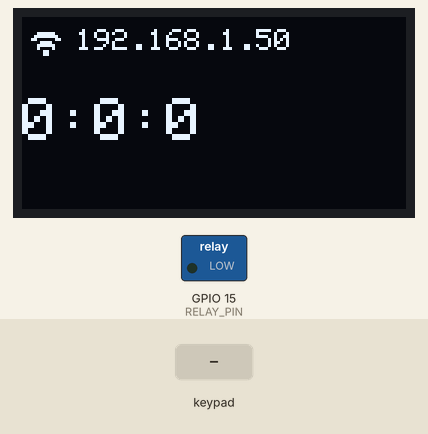
This sketch was run on a simulated ESP32. Shown: 128×64 one-colour display, switched loads named in the sketch (green lamp = pin HIGH). Inputs (shaded band) come from the test bench. WiFi joins after 1.5 s; servers stay silent unless stated; what the sketch prints to the serial monitor is not drawn.

Above: at 5.2 s.
5.3 s: key '#' pressed
At 5.9 s:
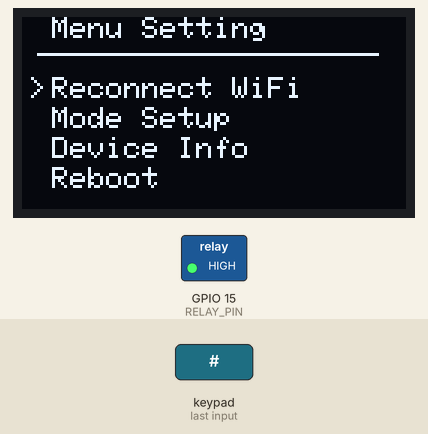
6.9 s: key 'B' pressed
At 6.95 s:
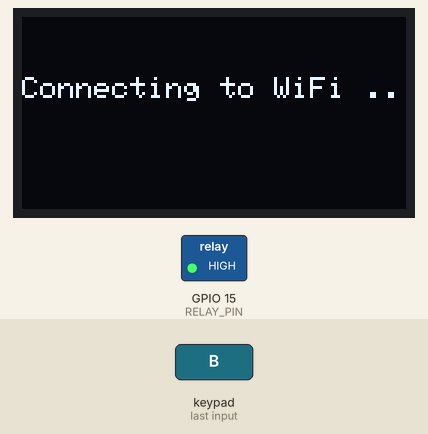
8.4 s: keypad keys 3 2 3 3 2 5 2 6 A pressed 0.4 s apart
At 12.6 s:
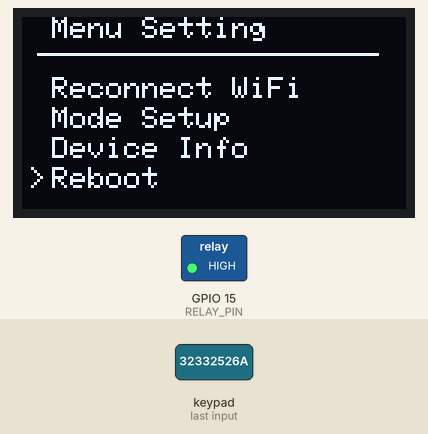
13.5 s: keypad keys 2 7 1 4 1 2 1 3 A pressed 0.4 s apart
At 17.7 s:
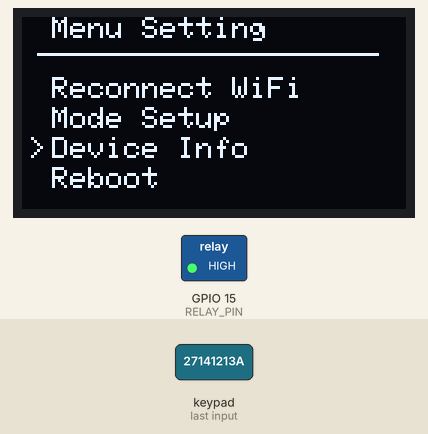
Timing chart, 0 to 19.2 s (numbered marks = the images above; inputs shaded):
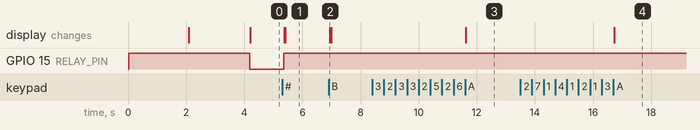

Measured:
- after the input at 5.3 s, GPIO 15 (RELAY_PIN): LOW → HIGH after 0.05 s; the display: first changes after 0.08 s (image 1 shows a later state)
- after the input at 6.9 s, the display: changes at once (image 2)
- after the input at 8.4 s, the display: changes after 3.2 s (image 3)
- after the input at 13.5 s, the display: changes after 3.2 s (image 4)

The sketch:

oled.ino
```cpp
#include <SPI.h>
#include <WiFi.h>
#include <Wire.h>
#include <Adafruit_GFX.h>
#include <Adafruit_SSD1306.h>
#include <EEPROM.h>
#include <AsyncTimer.h>
#include <Keypad.h>

#define SCREEN_WIDTH 128 // OLED display width, in pixels
#define SCREEN_HEIGHT 64 // OLED display height, in pixels

#define OLED_RESET     -1 // Reset pin # (or -1 if sharing Arduino reset pin)
#define SCREEN_ADDRESS 0x3C ///< See datasheet for Address; 0x3D for 128x64, 0x3C for 128x32
Adafruit_SSD1306 display(SCREEN_WIDTH, SCREEN_HEIGHT, &Wire, OLED_RESET);

#define LOGO_HEIGHT   16
#define LOGO_WIDTH    16
#define RELAY_PIN 15

const char* ssid = "Zero";
const char* password = "zerodev123";
const char* hostname = "Host-Zero 1";

AsyncTimer t;

const byte ROWS = 4; //four rows
const byte COLS = 4; //four columns
//define the cymbols on the buttons of the keypads
char hexaKeys[ROWS][COLS] = {
  {'1','2','3','A'},
  {'4','5','6','B'},
  {'7','8','9','C'},
  {'*','0','#','D'}
};
byte rowPins[ROWS] = {32, 33, 25, 26}; //connect to the row pinouts of the keypad
byte colPins[COLS] = {27, 14, 12, 13}; //connect to the column pinouts of the keypad

//initialize an instance of class NewKeypad
Keypad customKeypad = Keypad( makeKeymap(hexaKeys), rowPins, colPins, ROWS, COLS);

static const uint8_t logo_zero_dev[1024] = {
    0xff, 0xff, 0xff, 0xff, 0xff, 0xff, 0xff, 0xff, 0xff, 0xff, 0xff, 0xff, 0xff, 0xff, 0xff, 0xff,
  0xff, 0xff, 0xff, 0xff, 0xff, 0xff, 0xff, 0xff, 0xff, 0xff, 0xff, 0xff, 0xff, 0xff, 0xff, 0xff,
  0xff, 0xff, 0xff, 0xff, 0xff, 0xff, 0xff, 0xff, 0xff, 0xff, 0xff, 0xff, 0xff, 0xff, 0xff, 0xff,
  0xff, 0xff, 0xff, 0xff, 0xff, 0xff, 0xff, 0xff, 0xff, 0xff, 0xff, 0xff, 0xff, 0xff, 0xff, 0xff,
  0xff, 0xff, 0xff, 0xff, 0xff, 0xff, 0xff, 0xff, 0xff, 0xff, 0xff, 0xff, 0xff, 0xff, 0xff, 0xff,
  0xff, 0xff, 0xff, 0xff, 0xff, 0xff, 0xff, 0xff, 0xff, 0xff, 0xff, 0xff, 0xff, 0xff, 0xff, 0xff,
  0xff, 0xff, 0xff, 0xff, 0xff, 0xff, 0xff, 0xff, 0xff, 0xff, 0xff, 0xff, 0xff, 0xff, 0xff, 0xff,
  0xff, 0xff, 0xff, 0xff, 0xff, 0xff, 0xff, 0xff, 0xff, 0xff, 0xff, 0xff, 0xff, 0xff, 0xff, 0xff,
  0xff, 0xff, 0xff, 0xff, 0xff, 0xff, 0xff, 0xff, 0xff, 0xff, 0xff, 0xff, 0xff, 0xff, 0xff, 0xff,
  0xff, 0xff, 0xff, 0xff, 0xff, 0xff, 0xff, 0xff, 0xff, 0xff, 0xff, 0xff, 0xff, 0xff, 0xff, 0xff,
  0xff, 0xff, 0xff, 0xff, 0xff, 0xff, 0xff, 0xff, 0xff, 0xff, 0xff, 0xff, 0xff, 0xff, 0xff, 0xff,
  0xff, 0xff, 0xff, 0xff, 0xff, 0xff, 0xff, 0xff, 0xff, 0xff, 0xff, 0xff, 0xff, 0xff, 0xff, 0xff,
  0xff, 0xff, 0xff, 0xff, 0xff, 0xff, 0xff, 0xff, 0xff, 0xff, 0xff, 0xff, 0xff, 0xff, 0xff, 0xff,
  0xff, 0xff, 0xff, 0xff, 0xff, 0xff, 0xff, 0xff, 0xff, 0xff, 0xff, 0xff, 0xff, 0xff, 0xff, 0xff,
  0xff, 0xff, 0xff, 0xff, 0xff, 0xff, 0xff, 0xff, 0xff, 0xff, 0xff, 0xff, 0xff, 0xff, 0xff, 0xff,
  0xff, 0xff, 0xff, 0xff, 0xff, 0xff, 0xff, 0xff, 0xff, 0xff, 0xff, 0xff, 0xff, 0xff, 0xff, 0xff,
  0xff, 0xff, 0xff, 0xff, 0xff, 0xff, 0xff, 0xff, 0xff, 0xff, 0xff, 0xff, 0xff, 0xff, 0xff, 0xff,
  0xff, 0xff, 0xff, 0xff, 0xff, 0xff, 0xff, 0xff, 0xff, 0xff, 0xff, 0xff, 0xff, 0xff, 0xff, 0xff,
  0xff, 0xff, 0xff, 0xff, 0xff, 0xff, 0xff, 0xff, 0xff, 0xff, 0xff, 0xff, 0xff, 0xff, 0xff, 0xff,
  0xff, 0xff, 0xff, 0xff, 0xff, 0xff, 0xff, 0xff, 0xff, 0xff, 0xff, 0xff, 0xff, 0xff, 0xff, 0xff,
  0xff, 0xff, 0xff, 0xff, 0xff, 0xff, 0xff, 0xff, 0xff, 0xff, 0xff, 0xff, 0xbf, 0xff, 0xff, 0xff,
  0xff, 0xff, 0xff, 0xff, 0xff, 0xff, 0xff, 0xff, 0xff, 0xff, 0xff, 0xff, 0xff, 0xff, 0xff, 0xff,
  0xff, 0xff, 0xff, 0xff, 0xff, 0xfb, 0xff, 0x81, 0xff, 0xff, 0xff, 0xcf, 0xbf, 0xff, 0xff, 0xff,
  0xff, 0xff, 0xff, 0xff, 0xff, 0xe3, 0xfc, 0xfd, 0xff, 0xc1, 0xff, 0x0f, 0xbf, 0xff, 0xff, 0xff,
  0xff, 0xff, 0xff, 0xff, 0xff, 0x87, 0xfb, 0xfd, 0xff, 0x3c, 0xfe, 0x4f, 0x7f, 0xff, 0xff, 0xff,
  0xff, 0xff, 0xff, 0xff, 0xfc, 0x5f, 0xf7, 0xfb, 0xfe, 0xbe, 0xfd, 0xde, 0x7f, 0xff, 0xff, 0xff,
  0xff, 0xff, 0xff, 0xff, 0xf1, 0xbe, 0x2b, 0xf3, 0x1d, 0xbe, 0xdb, 0x9e, 0xff, 0xff, 0xff, 0xff,
  0xff, 0xff, 0xff, 0xff, 0xce, 0x71, 0xfb, 0xe4, 0x1f, 0x7e, 0x37, 0xbc, 0xff, 0xff, 0xff, 0xff,
  0xff, 0xff, 0xff, 0xff, 0x3c, 0xff, 0xb7, 0x88, 0x1f, 0x7c, 0xd7, 0x39, 0xff, 0xff, 0xff, 0xff,
  0xff, 0xff, 0xff, 0xf9, 0xf9, 0x3c, 0x36, 0x35, 0x9f, 0x79, 0x9c, 0x73, 0xff, 0xff, 0xff, 0xff,
  0xff, 0xff, 0xff, 0xff, 0xf0, 0x71, 0xe0, 0x7e, 0x3e, 0xf2, 0x38, 0x67, 0xff, 0xff, 0xff, 0xff,
  0xff, 0xff, 0xff, 0xff, 0xe0, 0x7f, 0xe1, 0xe0, 0x7e, 0xe0, 0x62, 0xcf, 0xff, 0xff, 0xff, 0xff,
  0xff, 0xff, 0xff, 0xff, 0x07, 0xf8, 0x07, 0xf0, 0xfc, 0x81, 0x06, 0x1f, 0xff, 0xff, 0xff, 0xff,
  0xff, 0xff, 0xff, 0xfc, 0x5f, 0xf2, 0x13, 0xfb, 0xfc, 0x18, 0x0e, 0x3f, 0xff, 0xff, 0xff, 0xff,
  0xff, 0xff, 0xff, 0xfb, 0x9f, 0x0f, 0x98, 0x03, 0xf0, 0x3c, 0x7e, 0x7f, 0xff, 0xff, 0xff, 0xff,
  0xff, 0xff, 0xff, 0xff, 0x30, 0x07, 0xbe, 0x07, 0xf0, 0xff, 0xff, 0xff, 0xff, 0xff, 0xff, 0xff,
  0xff, 0xff, 0xff, 0xfe, 0x00, 0x0f, 0xbf, 0xff, 0xf8, 0x07, 0xff, 0xff, 0xff, 0xff, 0xff, 0xff,
  0xff, 0xff, 0xff, 0xfc, 0x3f, 0xff, 0xbf, 0xfc, 0x00, 0x00, 0xff, 0xff, 0xff, 0xff, 0xff, 0xff,
  0xff, 0xff, 0xff, 0xf1, 0xff, 0xff, 0xff, 0x83, 0xff, 0xfc, 0x7f, 0xff, 0xff, 0xff, 0xff, 0xff,
  0xff, 0xff, 0xff, 0xcf, 0xff, 0xff, 0xf8, 0xff, 0xff, 0xff, 0xff, 0xff, 0xff, 0xff, 0xff, 0xff,
  0xff, 0xff, 0xff, 0xbf, 0xff, 0xff, 0xc7, 0xff, 0xff, 0xff, 0xff, 0xff, 0xff, 0xff, 0xff, 0xff,
  0xff, 0xff, 0xff, 0x7f, 0xff, 0xff, 0x7f, 0xff, 0xff, 0xff, 0xff, 0xff, 0xff, 0xff, 0xff, 0xff,
  0xff, 0xff, 0xff, 0xff, 0xff, 0xff, 0xff, 0xff, 0xff, 0xff, 0xff, 0xff, 0xff, 0xff, 0xff, 0xff,
  0xff, 0xff, 0xff, 0xff, 0xff, 0xff, 0xff, 0xff, 0xff, 0xff, 0xff, 0xff, 0xff, 0xff, 0xff, 0xff,
  0xff, 0xff, 0xff, 0xff, 0xff, 0xff, 0xff, 0xff, 0xff, 0xff, 0xff, 0xff, 0xff, 0xff, 0xff, 0xff,
  0xff, 0xff, 0xff, 0xff, 0xff, 0xff, 0xff, 0xff, 0xff, 0xff, 0xff, 0xff, 0xff, 0xff, 0xff, 0xff,
  0xff, 0xff, 0xff, 0xff, 0xff, 0xff, 0xff, 0xff, 0xff, 0xff, 0xff, 0xff, 0xff, 0xff, 0xff, 0xff,
  0xff, 0xff, 0xff, 0xff, 0xff, 0xff, 0xff, 0xff, 0xff, 0xff, 0xff, 0xff, 0xff, 0xff, 0xff, 0xff,
  0xff, 0xff, 0xff, 0xff, 0xff, 0xff, 0xff, 0xff, 0xff, 0xff, 0xff, 0xff, 0xff, 0xff, 0xff, 0xff,
  0xff, 0xff, 0xff, 0xff, 0xff, 0xff, 0xff, 0xff, 0xff, 0xff, 0xff, 0xff, 0xff, 0xff, 0xff, 0xff,
  0xff, 0xff, 0xff, 0xff, 0xff, 0xff, 0xff, 0xff, 0xff, 0xff, 0xff, 0xff, 0xff, 0xff, 0xff, 0xff,
  0xff, 0xff, 0xff, 0xff, 0xff, 0xff, 0xff, 0xff, 0xff, 0xff, 0xff, 0xff, 0xff, 0xff, 0xff, 0xff,
  0xff, 0xff, 0xff, 0xff, 0xff, 0xff, 0xff, 0xff, 0xff, 0xff, 0xff, 0xff, 0xff, 0xff, 0xff, 0xff,
  0xff, 0xff, 0xff, 0xff, 0xff, 0xff, 0xff, 0xff, 0xff, 0xff, 0xff, 0xff, 0xff, 0xff, 0xff, 0xff,
  0xff, 0xff, 0xff, 0xff, 0xff, 0xff, 0xff, 0xff, 0xff, 0xff, 0xff, 0xff, 0xff, 0xff, 0xff, 0xff,
  0xff, 0xff, 0xff, 0xff, 0xff, 0xff, 0xff, 0xff, 0xff, 0xff, 0xff, 0xff, 0xff, 0xff, 0xff, 0xff,
  0xff, 0xff, 0xff, 0xff, 0xff, 0xff, 0xff, 0xff, 0xff, 0xff, 0xff, 0xff, 0xff, 0xff, 0xff, 0xff,
  0xff, 0xff, 0xff, 0xff, 0xff, 0xff, 0xff, 0xff, 0xff, 0xff, 0xff, 0xff, 0xff, 0xff, 0xff, 0xff,
  0xff, 0xff, 0xff, 0xff, 0xff, 0xff, 0xff, 0xff, 0xff, 0xff, 0xff, 0xff, 0xff, 0xff, 0xff, 0xff,
  0xff, 0xff, 0xff, 0xff, 0xff, 0xff, 0xff, 0xff, 0xff, 0xff, 0xff, 0xff, 0xff, 0xff, 0xff, 0xff,
  0xff, 0xff, 0xff, 0xff, 0xff, 0xff, 0xff, 0xff, 0xff, 0xff, 0xff, 0xff, 0xff, 0xff, 0xff, 0xff,
  0xff, 0xff, 0xff, 0xff, 0xff, 0xff, 0xff, 0xff, 0xff, 0xff, 0xff, 0xff, 0xff, 0xff, 0xff, 0xff,
  0xff, 0xff, 0xff, 0xff, 0xff, 0xff, 0xff, 0xff, 0xff, 0xff, 0xff, 0xff, 0xff, 0xff, 0xff, 0xff,
  0xff, 0xff, 0xff, 0xff, 0xff, 0xff, 0xff, 0xff, 0xff, 0xff, 0xff, 0xff, 0xff, 0xff, 0xff, 0xff
};

unsigned char wifi1_icon4[] =
{
  0b00000000, 0b00000000, //
  0b00000111, 0b11100000, //      ######
  0b00011111, 0b11111000, //    ##########
  0b00111111, 0b11111100, //   ############
  0b01110000, 0b00001110, //  ###        ###
  0b01100111, 0b11100110, //  ##  ######  ##
  0b00001111, 0b11110000, //     ########
  0b00011000, 0b00011000, //    ##      ##
  0b00000011, 0b11000000, //       ####
  0b00000111, 0b11100000, //      ######
  0b00000100, 0b00100000, //      #    #
  0b00000001, 0b10000000, //        ##
  0b00000001, 0b10000000, //        ##
  0b00000000, 0b00000000, //
  0b00000000, 0b00000000, //
  0b00000000, 0b00000000, //
};

 unsigned char wifi1_icon3[] =
{
  0b00000000, 0b00000000, //
  0b00000000, 0b00000000, //
  0b00000000, 0b00000000, //
  0b00000000, 0b00000000, //
  0b00000000, 0b00000000, //
  0b00000111, 0b11100000, //      ######
  0b00001111, 0b11110000, //     ########
  0b00011000, 0b00011000, //    ##      ##
  0b00000011, 0b11000000, //       ####
  0b00000111, 0b11100000, //      ######
  0b00000100, 0b00100000, //      #    #
  0b00000001, 0b10000000, //        ##
  0b00000001, 0b10000000, //        ##
  0b00000000, 0b00000000, //
  0b00000000, 0b00000000, //
  0b00000000, 0b00000000, //
};


 unsigned char wifi1_icon2[] =
{
  0b00000000, 0b00000000, //
  0b00000000, 0b00000000, //
  0b00000000, 0b00000000, //
  0b00000000, 0b00000000, //
  0b00000000, 0b00000000, //
  0b00000000, 0b00000000, //
  0b00000000, 0b00000000, //
  0b00000000, 0b00000000, //
  0b00000011, 0b11000000, //       ####
  0b00000111, 0b11100000, //      ######
  0b00000100, 0b00100000, //      #    #
  0b00000001, 0b10000000, //        ##
  0b00000001, 0b10000000, //        ##
  0b00000000, 0b00000000, //
  0b00000000, 0b00000000, //
  0b00000000, 0b00000000, //
};

 unsigned char wifi1_icon1[] =
{
  0b00000000, 0b00000000, //
  0b00000000, 0b00000000, //
  0b00000000, 0b00000000, //
  0b00000000, 0b00000000, //
  0b00000000, 0b00000000, //
  0b00000000, 0b00000000, //
  0b00000000, 0b00000000, //
  0b00000000, 0b00000000, //
  0b00000000, 0b00000000, //
  0b00000000, 0b00000000, //
  0b00000000, 0b00000000, //
  0b00000001, 0b10000000, //        ##
  0b00000001, 0b10000000, //        ##
  0b00000000, 0b00000000, //
  0b00000000, 0b00000000, //
  0b00000000, 0b00000000, //
};

 unsigned char wifi1_icon0[] =
{
  0b00000000, 0b00000000, //
  0b00000000, 0b00000000, //
  0b00111000, 0b00001110, //   ###       ###
  0b00111100, 0b00011110, //   ####     ####
  0b00111110, 0b00111110, //   #####   #####
  0b00011111, 0b01111100, //    ##### #####
  0b00001111, 0b11111000, //     #########
  0b00000111, 0b11110000, //      #######
  0b00000011, 0b11100000, //       #####
  0b00000111, 0b11110000, //      #######
  0b00001111, 0b11111000, //     #########
  0b00011111, 0b01111100, //    ##### #####
  0b00111110, 0b00111110, //   #####   #####
  0b00111100, 0b00011110, //   ####     ####
  0b00111000, 0b00001110, //   ###       ###
  0b00000000, 0b00000000, //
};

int eepromOffset = 0;
unsigned short timeoutId;
byte menuCount = 1;

// 0 -> Main
// 1 -> Menu Setting
// 2 -> Password
byte dashboardCount = 0;

void(* resetFunc) (void) = 0;

void setup() {
  Serial.begin(9600);
  pinMode(RELAY_PIN, OUTPUT);

  // SSD1306_SWITCHCAPVCC = generate display voltage from 3.3V internally
  if(!display.begin(SSD1306_SWITCHCAPVCC, SCREEN_ADDRESS)) {
    Serial.println(F("SSD1306 allocation failed"));
    for(;;); // Don't proceed, loop forever
  }
  digitalWrite(RELAY_PIN, HIGH);
  display.clearDisplay();
  display.drawBitmap(0, 0, logo_zero_dev, 128, 64, 1);
  display.display();
  delay(2000);
  display.clearDisplay();

  initWiFi();
  timeoutId = t.setTimeout([]() {
    timeOut();
  }, 6000);
}

void loop() {
//  delay(50);
  getButtonInput();
  if (dashboardCount == 0){
    delay(100);
    t.handle();
    display.clearDisplay();
    display.setTextSize(1);

    // wifi signal connection
    if (WiFi.RSSI() >= -50){
      display.drawBitmap(0, 0, wifi1_icon4, 16, 16, 1);
    }else if ((WiFi.RSSI() < -50) &&  (WiFi.RSSI() > -70)){
      display.drawBitmap(0, 0, wifi1_icon3, 16, 16, 1);
    }else if ((WiFi.RSSI() < -70) &&  (WiFi.RSSI() > -80)){
      display.drawBitmap(0, 0, wifi1_icon2, 16, 16, 1);
    }else {
      display.drawBitmap(0, 0, wifi1_icon1, 16, 16, 1);
    }
    display.setCursor(18,4);
    display.println(WiFi.localIP());

    // timmer
    unsigned long currentMillis = t.getRemaining(timeoutId);
    unsigned long seconds = currentMillis / 1000;
    unsigned long minutes = seconds / 60;
    unsigned long hours = minutes / 60;
    unsigned long days = hours / 24;
    currentMillis %= 1000;
    seconds %= 60;
    minutes %= 60;
    hours %= 24;
    String hrMinSec = (String(hours) + ":" + String(minutes) + ":" + String(seconds));
    display.setTextSize(2);
    display.setCursor(0,27);
    display.println(hrMinSec);
    digitalWrite(RELAY_PIN, LOW);
    display.display();
    if (WiFi.status() != WL_CONNECTED) {
      Serial.println("Reconnecting to WiFi...");
      WiFi.disconnect();
      initWiFi();
    }
    Serial.printf("RSSI: %d dBm\n", WiFi.RSSI());
  } else if (dashboardCount == 1){
    digitalWrite(RELAY_PIN, HIGH);
    staticMenu();
    display.clearDisplay();
  }

}


void initWiFi() {
  WiFi.mode(WIFI_STA);
  WiFi.setHostname(hostname);
  WiFi.begin(ssid, password);
  display.clearDisplay();
  display.setTextSize(1);
  display.setTextColor(WHITE);
  display.setCursor(0,20);
  display.println("Connecting to WiFi ..");
  display.display();

  Serial.print("Connecting to WiFi ..");
  while (WiFi.status() != WL_CONNECTED) {
    Serial.print('.');
    delay(1000);
  }

  Serial.println(WiFi.localIP());
}

void timeOut() {
  display.clearDisplay();
  display.setTextSize(1);
  display.setCursor(0,15);
  digitalWrite(RELAY_PIN, HIGH);
  display.println("Waktu Habis!! :)");
  display.display();
  delay(2000);
  timeoutId = t.setTimeout([]() {
    timeOut();
  }, 6000);
}


void staticMenu() {
  // change text display here
  display.setTextSize(1);
  display.setTextColor(WHITE);

  display.setCursor(10, 0);
  // menu title
  display.println("Menu Setting");
  //---------------------------------
  display.drawLine(5, 12, 118, 12, WHITE);
  display.setTextSize(1);
  display.setCursor(10, 20);
  // edit menu item here
  display.println("Reconnect WiFi");
  display.setCursor(60, 20);

  display.setCursor(10, 30);
  // edit menu item here
  display.println("Mode Setup");
  display.setCursor(60, 30);

  display.setCursor(10, 40);
  // edit menu item here
  display.println("Device Info");
  display.setCursor(60, 40);

  display.setCursor(10, 50);
  // edit menu item here
  display.println("Reboot");
  display.setCursor(45, 50);

  // prints the cursor to highlight menu items
  display.setCursor(2, (menuCount * 10) + 10);
  display.println(">");

  display.display();
}

void getButtonInput() {
  char customKey = customKeypad.getKey();
  if (customKey) {
    if (dashboardCount == 0) {
      if (customKey == '1'){
        t.delay(timeoutId, 600000);
      }
      if (customKey == '#'){
        dashboardCount=1;
      }
    }else if (dashboardCount == 1){
      if (customKey == 'A'){
        if (menuCount <= 1)
          menuCount = 4;
        else
          menuCount--;
      }

      if (customKey == 'C'){
          if (menuCount >= 4)
            menuCount = 1;
          else
            menuCount++;
      }

      if (customKey == 'B'){
       if (menuCount == 1)
        // menu item 1 clicked
        initWiFi();
      else if (menuCount == 2)
        // menu item 2 clicked
        function_two();
      else if (menuCount == 3)
        // menu item 2 clicked
        function_three();
      else if (menuCount == 4)
        // menu item 3 clicked
        resetFunc();
      }
    }
  }

}

void function_one() {
  // insert fuction code form menu item 1 here
  Serial.println("Function 1");
}

void function_two() {
  // insert fuction code form menu item 2 here
  dashboardCount = 0;
}

void function_three() {
  // insert fuction code form menu item 3 here
  Serial.println("Function 3");
}

void function_four() {
  // insert fuction code form menu item 4 here
  Serial.println("Function 4");
}
```
